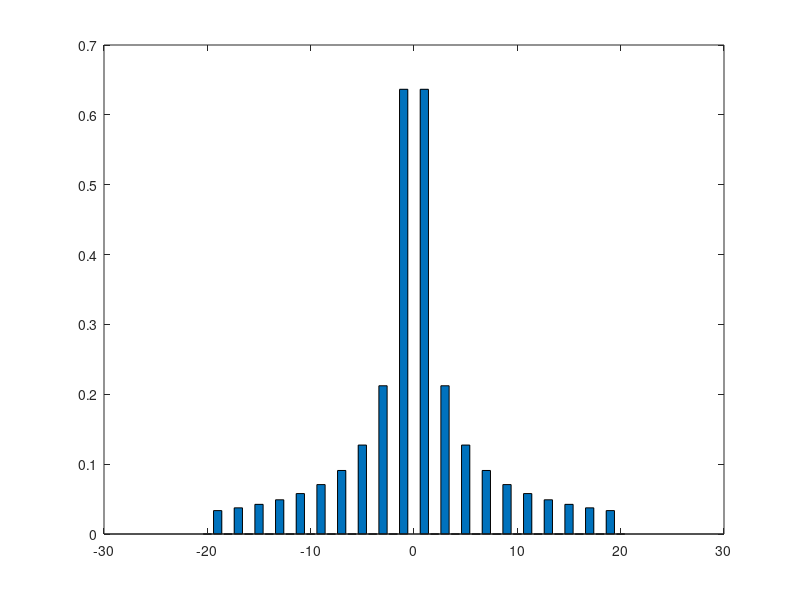

Here is the MATLAB script that generated this plot:
range = 20;

c = zeros(1, range*2 + 1);

for k = 1:range
    c(range+k+1) = 1/(2*pi*k*1i) * (1 - exp(-k*pi*1i))^2;
    c(range-k+1) = -1/(2*pi*k*1i) * (1 - exp(k*pi*1i))^2;
end

x = -range:range;
bar(x, abs(c));
% bar(x, angle(c));